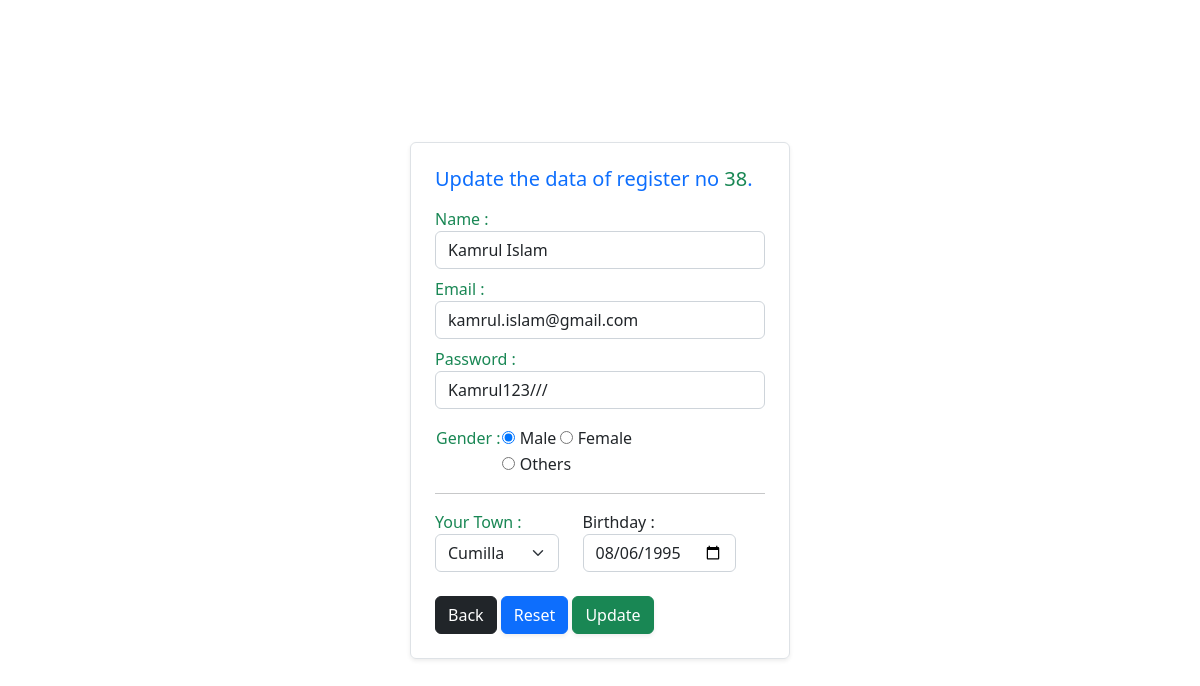
Screenshot of /edit.php?id=38 with the database file from the repository.
### tables this page shows
CREATE TABLE `user_data` (
  `id` int(100) NOT NULL,
  `name` char(150) DEFAULT NULL,
  `email` char(200) DEFAULT NULL,
  `password` char(255) DEFAULT NULL,
  `reg_time` timestamp NOT NULL DEFAULT current_timestamp(),
  `date_of_birth` date DEFAULT NULL,
  `city` char(100) DEFAULT NULL,
  `gender` char(20) DEFAULT NULL
);

### edit.php (the view, shortened to what this page needs)
<?php
include_once("./header.php");
if (isset($_GET['id'])){
$id =  $_GET['id'];
$get_pre_data_query = "SELECT * FROM `user_data` WHERE `id`= $id";
$get_pre_data= $connet->query($get_pre_data_query);
if($get_pre_data->num_rows != 1){
    echo "<span>No data found.</span>";
}else{
    $pre_data = $get_pre_data->fetch_assoc();
    ?>
<div class="container">
    <div class="row min-vh-100">
        <div class="col-11 col-md-5 col-lg-4 m-auto border shadow-sm rounded px-2 px-md-4 pt-4">
            <div class="mb-3">
                <h5 class="text-primary">
                    Update the data of register no <span class="text-success"><?= $id ?? null ?></span>.</h5>
            </div>
            <form method="POST">
                <div class="mb-2">
                    <label for="name">
                        <span class="text-success">Name :</span>
                    </label>
                    <input type="text" name="name" id="name" class="form-control <?= isset($errorName) ? "is-invalid" : null ?>
                    <?= isset($correctName) ? "is-valid" : null ?>"
                        value="<?=  $pre_data['name'] ?? $correctName || $name ??   null ?> ">
                </div>
                <div class=" mb-2">
                    <label for="email">
                        <span class="text-success">Email :</span>
                    </label>
                    <input type="text" name="email" id="email"
                        class="form-control <?= isset($errorEmail) ? "is-invalid" : null ?> <?= isset($correctEmail) ? "is-valid" : null ?>"
                        value="<?= $pre_data['email'] ?? $correctEmail || $email ?? null ?>">
                </div>
                <div class="mb-3">
                    <label for="password">
                        <span class="text-success">Password :</span>
                    </label>
                    <input type="text" name="password" id="password"
                        class="form-control <?= isset($errorPassword) ? "is-invalid" : null ?> <?= isset($correctPassword) ? "is-valid" : null ?>"
                        value="<?= $pre_data['password'] ?? $correctPassword ?? null ?>">
                </div>
                <div class=" mb-3">
                    <table>
                        <tr>
                            <td>
                                <span class="d-block text-success"> Gender :</span>
                            </td>
                            <td>
                                <input type="radio" name="gender" id="male" value="Male"
                                    <?= (!isset($gender)) && $pre_data['gender'] == "Male" ? "checked" : null ?>
                                    <?= (isset($gender)) && $correctGender == "Male" ? "checked" : null ?>>
                                <label for="male">Male</label>
                                <input type="radio" name="gender" id="female" value="Female"
                                    <?= (!isset($gender)) && $pre_data['gender'] == "Female" ? "checked" : null ?>
                                    <?= (isset($gender)) && $correctGender == "Female" ? "checked" : null ?>>
                                <label for="female">Female</label>
                            </td>
                        </tr>
                        <tr>
                            <td></td>
                            <td><input type="radio" name="gender" id="Others" value="Others"
                                    <?= (!isset($gender)) && $pre_data['gender'] == "Others" ? "checked" : null ?>
                                    <?= (isset($gender)) && $gender == "Others" ? "checked" : null ?>>
                                <label for="Others">Others</label>
                            </td>
                        </tr>
                    </table>
                </div>
                <hr>
                <div class="row">
                    <div class="mb-3 col-8 col-xl-5">
                        <span class="text-success">Your Town :</span>
                        <select name="city" class="form-select
                        <?= (isset($errorCity)) ? "is-invalid" : null ?>
                        <?= (isset($correctCity)) ? "is-valid" : null ?>
                        ">
                            <option value="<?= $pre_data['city'] ?? null ?>"><?= (!isset($city)) ? $pre_data['city'] : "--
                                Select
                                Area --" ?>
                            </option>
                        </select>
                    </div>
                    <div class="mb-3 col-8 col-xl-6">
                        <label for="birthday">Birthday :</label>
                        <input type="date" id="birthday" name="date_of_birth"
                            class="form-control <?= isset($errordate_of_birth) ? "is-invalid" : null ?><?= isset($correctdate_of_birth) ? "is-valid" : null ?>"
                            value="<?= $pre_data['date_of_birth'] ?? null ?>">
                    </div>
                </div>
                <div class=" mb-4 mt-2">
                    <input type="button" onclick="location.href='./read.php'" class="btn btn-dark" value="Back">
                    <input type="reset" name="sub123" class="btn btn-primary shadow-sm" value="Reset"
                        onclick="location.href='edit.php?id=<?= $pre_data['id'] ?>'">
                    <input type="submit" name="sub123" class="btn btn-success shadow-sm" value="Update">
                </div>
            </form>
        </div>
    </div>
</div>
<?php
}
}
?> <?php
include_once("./footer.php");
?>

### rows the page displays
user_data: name "Kamrul Islam", email "kamrul.islam@gmail.com", password "Kamrul123///", gender "☑ Male", gender "☐ Female", gender "☐ Others", city "Cumilla", date_of_birth "08/06/1995"

### other values shown
$id "38"
